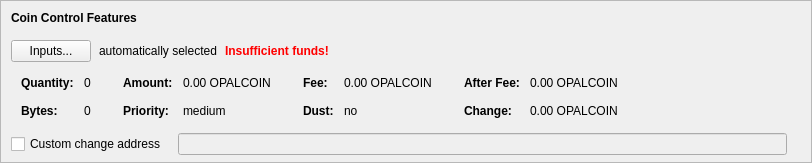
    <widget class="QFrame" name="frameCoinControl">
     <property name="sizePolicy">
      <sizepolicy hsizetype="Expanding" vsizetype="Expanding">
       <horstretch>0</horstretch>
       <verstretch>0</verstretch>
      </sizepolicy>
     </property>
     <property name="maximumSize">
      <size>
       <width>16777215</width>
       <height>16777215</height>
      </size>
     </property>
     <property name="frameShape">
      <enum>QFrame::StyledPanel</enum>
     </property>
     <property name="frameShadow">
      <enum>QFrame::Sunken</enum>
     </property>
     <layout class="QVBoxLayout" name="verticalLayoutCoinControl2">
      <property name="spacing">
       <number>0</number>
      </property>
      <property name="leftMargin">
       <number>0</number>
      </property>
      <property name="topMargin">
       <number>0</number>
      </property>
      <property name="rightMargin">
       <number>0</number>
      </property>
      <property name="bottomMargin">
       <number>6</number>
      </property>
      <item>
       <layout class="QVBoxLayout" name="verticalLayoutCoinControl" stretch="0,0,0,0,1">
        <property name="spacing">
         <number>0</number>
        </property>
        <property name="leftMargin">
         <number>10</number>
        </property>
        <property name="topMargin">
         <number>10</number>
        </property>
        <item>
         <layout class="QHBoxLayout" name="horizontalLayoutCoinControl1">
          <property name="bottomMargin">
           <number>15</number>
          </property>
          <item>
           <widget class="QLabel" name="labelCoinControlFeatures">
            <property name="sizePolicy">
             <sizepolicy hsizetype="Preferred" vsizetype="Maximum">
              <horstretch>0</horstretch>
              <verstretch>0</verstretch>
             </sizepolicy>
            </property>
            <property name="font">
             <font>
              <weight>75</weight>
              <bold>true</bold>
             </font>
            </property>
            <property name="styleSheet">
             <string notr="true">font-weight:bold;</string>
            </property>
            <property name="text">
             <string>Coin Control Features</string>
            </property>
           </widget>
          </item>
         </layout>
        </item>
        <item>
         <layout class="QHBoxLayout" name="horizontalLayoutCoinControl2" stretch="0,0,0,0">
          <property name="spacing">
           <number>8</number>
          </property>
          <property name="bottomMargin">
           <number>10</number>
          </property>
          <item>
           <widget class="QPushButton" name="pushButtonCoinControl">
            <property name="styleSheet">
             <string notr="true"/>
            </property>
            <property name="text">
             <string>Inputs...</string>
            </property>
            <property name="autoDefault">
             <bool>false</bool>
            </property>
           </widget>
          </item>
          <item>
           <widget class="QLabel" name="labelCoinControlAutomaticallySelected">
            <property name="text">
             <string>automatically selected</string>
            </property>
            <property name="margin">
             <number>5</number>
            </property>
           </widget>
          </item>
          <item>
           <widget class="QLabel" name="labelCoinControlInsuffFunds">
            <property name="font">
             <font>
              <weight>75</weight>
              <bold>true</bold>
             </font>
            </property>
            <property name="styleSheet">
             <string notr="true">color:red;font-weight:bold;</string>
            </property>
            <property name="text">
             <string>Insufficient funds!</string>
            </property>
            <property name="margin">
             <number>5</number>
            </property>
           </widget>
          </item>
          <item>
           <spacer name="horizontalSpacerCoinControl">
            <property name="orientation">
             <enum>Qt::Horizontal</enum>
            </property>
            <property name="sizeHint" stdset="0">
             <size>
              <width>40</width>
              <height>1</height>
             </size>
            </property>
           </spacer>
          </item>
         </layout>
        </item>
        <item>
         <widget class="QWidget" name="widgetCoinControl" native="true">
          <property name="sizePolicy">
           <sizepolicy hsizetype="Preferred" vsizetype="Preferred">
            <horstretch>0</horstretch>
            <verstretch>0</verstretch>
           </sizepolicy>
          </property>
          <property name="minimumSize">
           <size>
            <width>0</width>
            <height>0</height>
           </size>
          </property>
          <property name="styleSheet">
           <string notr="true"/>
          </property>
          <layout class="QHBoxLayout" name="horizontalLayoutCoinControl5">
           <property name="leftMargin">
            <number>0</number>
           </property>
           <property name="topMargin">
            <number>0</number>
           </property>
           <property name="rightMargin">
            <number>0</number>
           </property>
           <property name="bottomMargin">
            <number>0</number>
           </property>
           <item>
            <layout class="QHBoxLayout" name="horizontalLayoutCoinControl3" stretch="0,0,0,1">
             <property name="spacing">
              <number>20</number>
             </property>
             <property name="topMargin">
              <number>0</number>
             </property>
             <property name="bottomMargin">
              <number>10</number>
             </property>
             <item>
              <layout class="QFormLayout" name="formLayoutCoinControl1">
               <property name="horizontalSpacing">
                <number>10</number>
               </property>
               <property name="verticalSpacing">
                <number>14</number>
               </property>
               <property name="leftMargin">
                <number>10</number>
               </property>
               <property name="topMargin">
                <number>4</number>
               </property>
               <property name="rightMargin">
                <number>6</number>
               </property>
               <item row="0" column="0">
                <widget class="QLabel" name="labelCoinControlQuantityText">
                 <property name="font">
                  <font>
                   <weight>75</weight>
                   <bold>true</bold>
                  </font>
                 </property>
                 <property name="text">
                  <string>Quantity:</string>
                 </property>
                 <property name="margin">
                  <number>0</number>
                 </property>
                </widget>
               </item>
               <item row="0" column="1">
                <widget class="QLabel" name="labelCoinControlQuantity">
                 <property name="cursor">
                  <cursorShape>IBeamCursor</cursorShape>
                 </property>
                 <property name="contextMenuPolicy">
                  <enum>Qt::ActionsContextMenu</enum>
                 </property>
                 <property name="text">
                  <string notr="true">0</string>
                 </property>
                 <property name="margin">
                  <number>0</number>
                 </property>
                 <property name="textInteractionFlags">
                  <set>Qt::LinksAccessibleByMouse|Qt::TextSelectableByKeyboard|Qt::TextSelectableByMouse</set>
                 </property>
                </widget>
               </item>
               <item row="1" column="0">
                <widget class="QLabel" name="labelCoinControlBytesText">
                 <property name="font">
                  <font>
                   <weight>75</weight>
                   <bold>true</bold>
                  </font>
                 </property>
                 <property name="text">
                  <string>Bytes:</string>
                 </property>
                </widget>
               </item>
               <item row="1" column="1">
                <widget class="QLabel" name="labelCoinControlBytes">
                 <property name="cursor">
                  <cursorShape>IBeamCursor</cursorShape>
                 </property>
                 <property name="contextMenuPolicy">
                  <enum>Qt::ActionsContextMenu</enum>
                 </property>
                 <property name="text">
                  <string notr="true">0</string>
                 </property>
                 <property name="textInteractionFlags">
                  <set>Qt::LinksAccessibleByMouse|Qt::TextSelectableByKeyboard|Qt::TextSelectableByMouse</set>
                 </property>
                </widget>
               </item>
              </layout>
             </item>
             <item>
              <layout class="QFormLayout" name="formLayoutCoinControl2">
               <property name="horizontalSpacing">
                <number>10</number>
               </property>
               <property name="verticalSpacing">
                <number>14</number>
               </property>
               <property name="leftMargin">
                <number>6</number>
               </property>
               <property name="topMargin">
                <number>4</number>
               </property>
               <property name="rightMargin">
                <number>6</number>
               </property>
               <item row="0" column="0">
                <widget class="QLabel" name="labelCoinControlAmountText">
                 <property name="font">
                  <font>
                   <weight>75</weight>
                   <bold>true</bold>
                  </font>
                 </property>
                 <property name="text">
                  <string>Amount:</string>
                 </property>
                 <property name="margin">
                  <number>0</number>
                 </property>
                </widget>
               </item>
               <item row="0" column="1">
                <widget class="QLabel" name="labelCoinControlAmount">
                 <property name="cursor">
                  <cursorShape>IBeamCursor</cursorShape>
                 </property>
                 <property name="contextMenuPolicy">
                  <enum>Qt::ActionsContextMenu</enum>
                 </property>
                 <property name="text">
                  <string notr="true">0.00 OPALCOIN</string>
                 </property>
                 <property name="textInteractionFlags">
                  <set>Qt::LinksAccessibleByMouse|Qt::TextSelectableByKeyboard|Qt::TextSelectableByMouse</set>
                 </property>
                </widget>
               </item>
               <item row="1" column="0">
                <widget class="QLabel" name="labelCoinControlPriorityText">
                 <property name="font">
                  <font>
                   <weight>75</weight>
                   <bold>true</bold>
                  </font>
                 </property>
                 <property name="text">
                  <string>Priority:</string>
                 </property>
                </widget>
               </item>
               <item row="1" column="1">
                <widget class="QLabel" name="labelCoinControlPriority">
                 <property name="cursor">
                  <cursorShape>IBeamCursor</cursorShape>
                 </property>
                 <property name="contextMenuPolicy">
                  <enum>Qt::ActionsContextMenu</enum>
                 </property>
                 <property name="text">
                  <string>medium</string>
                 </property>
                 <property name="textInteractionFlags">
                  <set>Qt::LinksAccessibleByMouse|Qt::TextSelectableByKeyboard|Qt::TextSelectableByMouse</set>
                 </property>
                </widget>
               </item>
              </layout>
             </item>
             <item>
              <layout class="QFormLayout" name="formLayoutCoinControl3">
               <property name="horizontalSpacing">
                <number>10</number>
               </property>
               <property name="verticalSpacing">
                <number>14</number>
               </property>
               <property name="leftMargin">
                <number>6</number>
               </property>
               <property name="topMargin">
                <number>4</number>
               </property>
               <property name="rightMargin">
                <number>6</number>
               </property>
               <item row="0" column="0">
                <widget class="QLabel" name="labelCoinControlFeeText">
                 <property name="font">
                  <font>
                   <weight>75</weight>
                   <bold>true</bold>
                  </font>
                 </property>
                 <property name="text">
                  <string>Fee:</string>
                 </property>
                 <property name="margin">
                  <number>0</number>
                 </property>
                </widget>
               </item>
               <item row="0" column="1">
                <widget class="QLabel" name="labelCoinControlFee">
                 <property name="cursor">
                  <cursorShape>IBeamCursor</cursorShape>
                 </property>
                 <property name="contextMenuPolicy">
                  <enum>Qt::ActionsContextMenu</enum>
                 </property>
                 <property name="text">
                  <string notr="true">0.00 OPALCOIN</string>
                 </property>
                 <property name="textInteractionFlags">
                  <set>Qt::LinksAccessibleByMouse|Qt::TextSelectableByKeyboard|Qt::TextSelectableByMouse</set>
                 </property>
                </widget>
               </item>
               <item row="1" column="0">
                <widget class="QLabel" name="labelCoinControlLowOutputText">
                 <property name="font">
                  <font>
                   <weight>75</weight>
                   <bold>true</bold>
                  </font>
                 </property>
                 <property name="text">
                  <string>Dust:</string>
                 </property>
                </widget>
               </item>
               <item row="1" column="1">
                <widget class="QLabel" name="labelCoinControlLowOutput">
                 <property name="cursor">
                  <cursorShape>IBeamCursor</cursorShape>
                 </property>
                 <property name="contextMenuPolicy">
                  <enum>Qt::ActionsContextMenu</enum>
                 </property>
                 <property name="text">
                  <string>no</string>
                 </property>
                 <property name="textInteractionFlags">
                  <set>Qt::LinksAccessibleByMouse|Qt::TextSelectableByKeyboard|Qt::TextSelectableByMouse</set>
                 </property>
                </widget>
               </item>
              </layout>
             </item>
             <item>
              <layout class="QFormLayout" name="formLayoutCoinControl4">
               <property name="horizontalSpacing">
                <number>10</number>
               </property>
               <property name="verticalSpacing">
                <number>14</number>
               </property>
               <property name="leftMargin">
                <number>6</number>
               </property>
               <property name="topMargin">
                <number>4</number>
               </property>
               <property name="rightMargin">
                <number>6</number>
               </property>
               <item row="0" column="0">
                <widget class="QLabel" name="labelCoinControlAfterFeeText">
                 <property name="font">
                  <font>
                   <weight>75</weight>
                   <bold>true</bold>
                  </font>
                 </property>
                 <property name="text">
                  <string>After Fee:</string>
                 </property>
                 <property name="margin">
                  <number>0</number>
                 </property>
                </widget>
               </item>
               <item row="0" column="1">
                <widget class="QLabel" name="labelCoinControlAfterFee">
                 <property name="cursor">
                  <cursorShape>IBeamCursor</cursorShape>
                 </property>
                 <property name="contextMenuPolicy">
                  <enum>Qt::ActionsContextMenu</enum>
                 </property>
                 <property name="text">
                  <string notr="true">0.00 OPALCOIN</string>
                 </property>
                 <property name="textInteractionFlags">
                  <set>Qt::LinksAccessibleByMouse|Qt::TextSelectableByKeyboard|Qt::TextSelectableByMouse</set>
                 </property>
                </widget>
               </item>
               <item row="1" column="0">
                <widget class="QLabel" name="labelCoinControlChangeText">
                 <property name="font">
                  <font>
                   <weight>75</weight>
                   <bold>true</bold>
                  </font>
                 </property>
                 <property name="text">
                  <string>Change:</string>
                 </property>
                </widget>
               </item>
               <item row="1" column="1">
                <widget class="QLabel" name="labelCoinControlChange">
                 <property name="cursor">
                  <cursorShape>IBeamCursor</cursorShape>
                 </property>
                 <property name="contextMenuPolicy">
                  <enum>Qt::ActionsContextMenu</enum>
                 </property>
                 <property name="text">
                  <string notr="true">0.00 OPALCOIN</string>
                 </property>
                 <property name="textInteractionFlags">
                  <set>Qt::LinksAccessibleByMouse|Qt::TextSelectableByKeyboard|Qt::TextSelectableByMouse</set>
                 </property>
                </widget>
               </item>
              </layout>
             </item>
            </layout>
           </item>
          </layout>
         </widget>
        </item>
        <item>
         <layout class="QHBoxLayout" name="horizontalLayoutCoinControl4" stretch="0,0,0">
          <property name="spacing">
           <number>12</number>
          </property>
          <property name="sizeConstraint">
           <enum>QLayout::SetDefaultConstraint</enum>
          </property>
          <property name="topMargin">
           <number>5</number>
          </property>
          <property name="rightMargin">
           <number>5</number>
          </property>
          <item>
           <widget class="QCheckBox" name="checkBoxCoinControlChange">
            <property name="toolTip">
             <string>If this is activated, but the change address is empty or invalid, change will be sent to a newly generated address.</string>
            </property>
            <property name="text">
             <string>Custom change address</string>
            </property>
           </widget>
          </item>
          <item>
           <widget class="QValidatedLineEdit" name="lineEditCoinControlChange">
            <property name="enabled">
             <bool>false</bool>
            </property>
            <property name="sizePolicy">
             <sizepolicy hsizetype="Expanding" vsizetype="Fixed">
              <horstretch>0</horstretch>
              <verstretch>0</verstretch>
             </sizepolicy>
            </property>
           </widget>
          </item>
          <item>
           <widget class="QLabel" name="labelCoinControlChangeLabel">
            <property name="sizePolicy">
             <sizepolicy hsizetype="Preferred" vsizetype="Expanding">
              <horstretch>0</horstretch>
              <verstretch>0</verstretch>
             </sizepolicy>
            </property>
            <property name="minimumSize">
             <size>
              <width>0</width>
              <height>0</height>
             </size>
            </property>
            <property name="text">
             <string/>
            </property>
            <property name="margin">
             <number>3</number>
            </property>
           </widget>
          </item>
         </layout>
        </item>
        <item>
         <spacer name="verticalSpacerCoinControl">
          <property name="orientation">
           <enum>Qt::Vertical</enum>
          </property>
          <property name="sizeHint" stdset="0">
           <size>
            <width>800</width>
            <height>1</height>
           </size>
          </property>
         </spacer>
        </item>
       </layout>
      </item>
     </layout>
    </widget>
